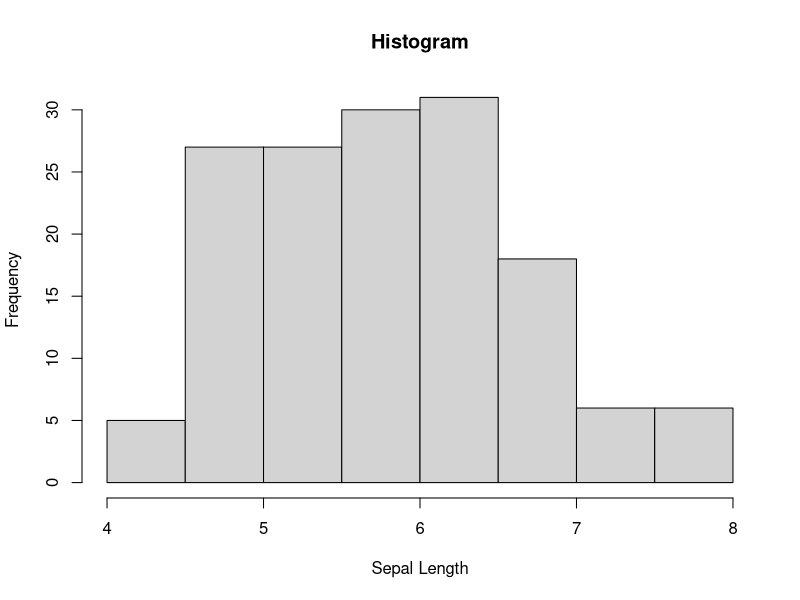
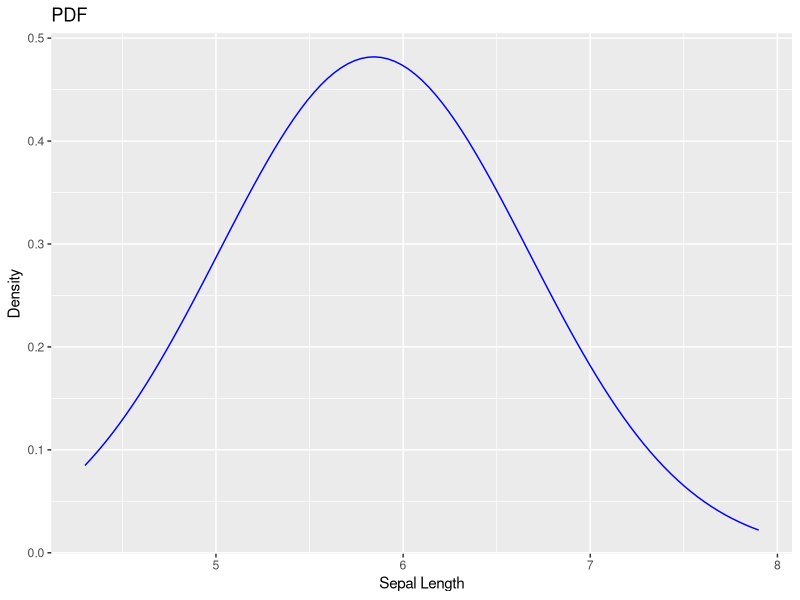
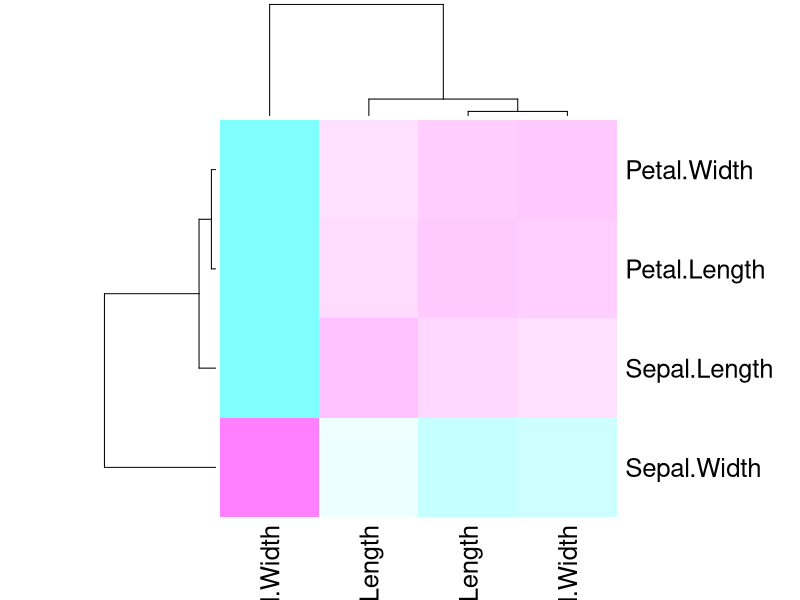

Recreate these plots in R, in order.
# Lesson from file 06
library(ggplot2)  # For creating visualizations
library(reshape2) # For reshaping data

data(iris)
hist(iris$Sepal.Length,
     main = "Histogram",
     xlab = "Sepal Length",
     ylab = "Frequency")


# Probability Density Function
ggplot(data.frame(x = iris$Sepal.Length), aes(x = x)) +
    stat_function(
        fun = dnorm, 
        args = list(mean = mean(iris$Sepal.Length), 
        sd = sd(iris$Sepal.Length)),
        color = "blue") +
    labs(title = "PDF", x = "Sepal Length", y = "Density")

# Heat Map
matrix_data <- cor(iris[, 1:4])  # Calculate correlation matrix
heatmap(matrix_data, col = cm.colors(256))
